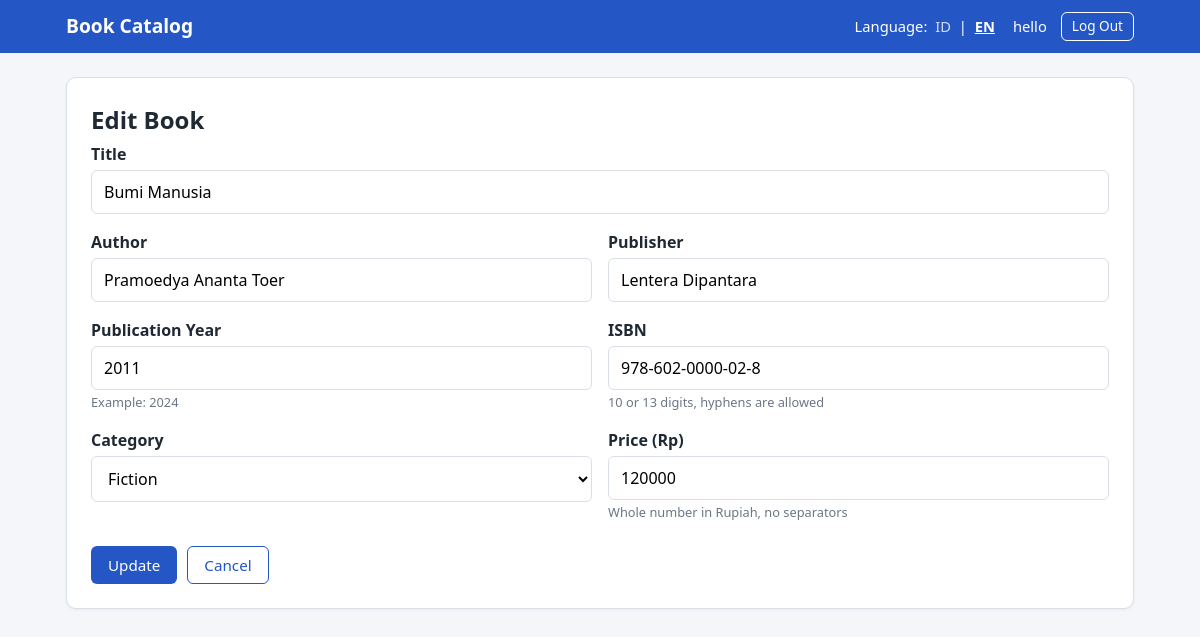
/edit.php?id=2&lang=en (signed in), run on the app's committed database.
### tables this page shows
CREATE TABLE books (
    id           INT UNSIGNED      NOT NULL AUTO_INCREMENT,
    judul        VARCHAR(200)      NOT NULL,
    penulis      VARCHAR(100)      NOT NULL,
    penerbit     VARCHAR(100)      NOT NULL,
    tahun_terbit SMALLINT UNSIGNED NOT NULL,
    isbn         VARCHAR(20)       NOT NULL,
    kategori     VARCHAR(30)       NOT NULL,
    harga        INT UNSIGNED      NOT NULL DEFAULT 0,
    created_at   TIMESTAMP         NOT NULL DEFAULT CURRENT_TIMESTAMP,
    updated_at   TIMESTAMP         NOT NULL DEFAULT CURRENT_TIMESTAMP
                                   ON UPDATE CURRENT_TIMESTAMP,
    PRIMARY KEY (id),
    UNIQUE KEY uk_books_isbn (isbn)
);

### functions.php (called while the page is built, shortened)
<?php
function current_lang(): string
{
    return $_SESSION['lang'] ?? LANG_DEFAULT;
}
function t(string $key, array $replace = []): string
{
    global $translations;
    $text = $translations[current_lang()][$key]
         ?? $translations[LANG_DEFAULT][$key]
         ?? $key;
    foreach ($replace as $name => $value) {
        $text = str_replace(':' . $name, (string) $value, $text);
    }
    return $text;
}
function e(mixed $value): string
{
    return htmlspecialchars((string) $value, ENT_QUOTES | ENT_SUBSTITUTE, 'UTF-8');
}
function daftar_kategori(): array
{
    return ['fiksi', 'teknologi', 'pendidikan', 'sains', 'bisnis', 'lainnya'];
}

### config.php (called while the page is built, shortened)
<?php
function db(): PDO
{
    static $pdo = null;
    if ($pdo === null) {
        $dsn = 'mysql:host=' . DB_HOST . ';dbname=' . DB_NAME . ';charset=' . DB_CHARSET;
        $options = [
            PDO::ATTR_ERRMODE            => PDO::ERRMODE_EXCEPTION,
            PDO::ATTR_DEFAULT_FETCH_MODE => PDO::FETCH_ASSOC,
            PDO::ATTR_EMULATE_PREPARES   => false,
        ];
        $pdo = new PDO($dsn, DB_USER, DB_PASS, $options);
    }
    return $pdo;
}
require_once __DIR__ . '/functions.php';

### _form_buku.php (the view, shortened to what this page needs)
<form method="post" action="<?= e($formAction) ?>" novalidate>
    <div class="form-group <?= isset($errors['judul']) ? 'has-error' : '' ?>">
        <label for="judul"><?= e(t('col_title')) ?></label>
        <input type="text" id="judul" name="judul" maxlength="200"
               value="<?= e($data['judul']) ?>">
    </div>
    <div class="form-row">
        <div class="form-group <?= isset($errors['penulis']) ? 'has-error' : '' ?>">
            <label for="penulis"><?= e(t('col_author')) ?></label>
            <input type="text" id="penulis" name="penulis" maxlength="100"
                   value="<?= e($data['penulis']) ?>">
        </div>
        <div class="form-group <?= isset($errors['penerbit']) ? 'has-error' : '' ?>">
            <label for="penerbit"><?= e(t('col_publisher')) ?></label>
            <input type="text" id="penerbit" name="penerbit" maxlength="100"
                   value="<?= e($data['penerbit']) ?>">
        </div>
    </div>
    <div class="form-row">
        <div class="form-group <?= isset($errors['tahun_terbit']) ? 'has-error' : '' ?>">
            <label for="tahun_terbit"><?= e(t('col_year')) ?></label>
            <input type="text" id="tahun_terbit" name="tahun_terbit" maxlength="4"
                   inputmode="numeric" value="<?= e($data['tahun_terbit']) ?>">
            <small><?= e(t('hint_year')) ?></small>
        </div>
        <div class="form-group <?= isset($errors['isbn']) ? 'has-error' : '' ?>">
            <label for="isbn"><?= e(t('col_isbn')) ?></label>
            <input type="text" id="isbn" name="isbn" maxlength="20"
                   value="<?= e($data['isbn']) ?>">
            <small><?= e(t('hint_isbn')) ?></small>
        </div>
    </div>
    <div class="form-row">
        <div class="form-group <?= isset($errors['kategori']) ? 'has-error' : '' ?>">
            <label for="kategori"><?= e(t('col_category')) ?></label>
            <select id="kategori" name="kategori">
                <?php foreach (daftar_kategori() as $kode): ?>
                    <option value="<?= e($kode) ?>" <?= $data['kategori'] === $kode ? 'selected' : '' ?>>
                        <?= e(t('cat_' . $kode)) ?>
                    </option>
                <?php endforeach; ?>
            </select>
        </div>
        <div class="form-group <?= isset($errors['harga']) ? 'has-error' : '' ?>">
            <label for="harga"><?= e(t('col_price')) ?> (Rp)</label>
            <input type="text" id="harga" name="harga" maxlength="8"
                   inputmode="numeric" value="<?= e($data['harga']) ?>">
            <small><?= e(t('hint_price')) ?></small>
        </div>
    </div>
    <div class="form-actions">
        <button type="submit" class="btn btn-primary"><?= e(t($submitKey)) ?></button>
        <a class="btn btn-outline" href="index.php"><?= e(t('btn_cancel')) ?></a>
    </div>
</form>

### style.css (style rules this page uses)
:root { --bg: #f4f6fa; --surface: #ffffff; --text: #1f2933; --muted: #6b7785; --primary: #2457c5; --primary-dark: #1b449a; --danger: #c0392b; --danger-dark: #992d22; --border: #d9dee7; --success-bg: #e6f6ec; --success-text: #1e6b3a; --error-bg: #fdeceb; --error-text: #9b2c22; }
* { box-sizing: border-box; }
body { margin: 0; font-family: "Segoe UI", system-ui, -apple-system, Arial, sans-serif; background: var(--bg); color: var(--text); line-height: 1.5; min-height: 100vh; display: flex; flex-direction: column; }
.btn { display: inline-block; padding: 9px 16px; border-radius: 6px; border: 1px solid transparent; font-size: .95rem; font-family: inherit; text-decoration: none; cursor: pointer; line-height: 1.2; }
.btn-primary { background: var(--primary); color: #fff; }
.btn-outline { background: transparent; color: var(--primary); border-color: var(--primary); }
.form-group { margin-bottom: 16px; flex: 1; }
.form-row { display: flex; gap: 16px; }
label { display: block; font-weight: 600; margin-bottom: 4px; }
input[type="text"], input[type="password"], select { width: 100%; padding: 10px 12px; border: 1px solid var(--border); border-radius: 6px; font-size: 1rem; font-family: inherit; background: #fff; }
small { display: block; color: var(--muted); margin-top: 3px; font-size: .8rem; }
.form-actions { display: flex; gap: 10px; margin-top: 8px; }

### data on the page
books: judul "Bumi Manusia", penulis "Pramoedya Ananta Toer", penerbit "Lentera Dipantara", tahun_terbit "2011", isbn "978-602-0000-02-8", kategori "Fiction", harga "120000"

### other printed values
t('app_name') "Book Catalog"
t('lang_label') "Language"
t('hello', ['name' => $_SESSION['nama'] ?? '']) "hello"
t('btn_logout') "Log Out"
t('edit_title') "Edit Book"
t('col_title') "Title"
t('col_author') "Author"
t('col_publisher') "Publisher"
t('col_year') "Publication Year"
t('hint_year') "Example: 2024"
t('col_isbn') "ISBN"
t('hint_isbn') "10 or 13 digits, hyphens are allowed"
t('col_category') "Category"
t('col_price') "Price"
t('hint_price') "Whole number in Rupiah, no separators"
